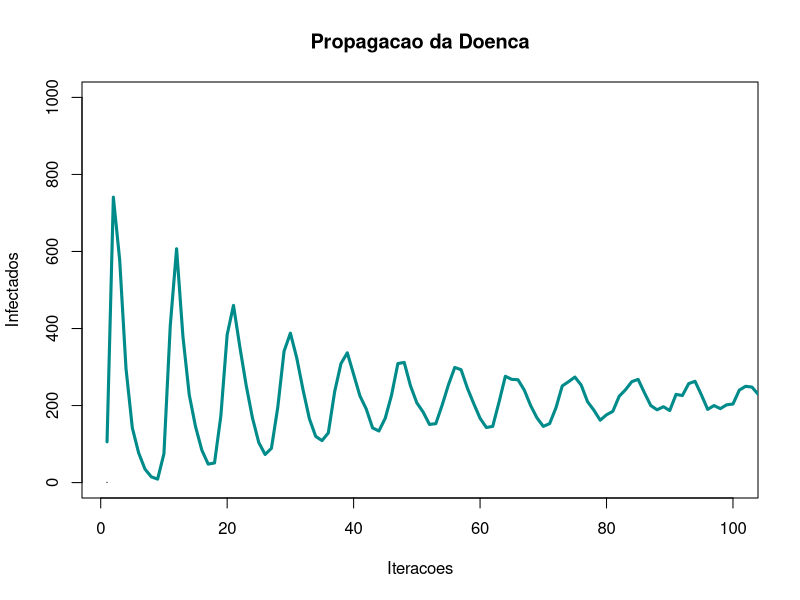

This figure's R source:
#########################################################################
# PROJETO 5 - MODELAGEM COMPUTACIONAL                                   #
# Prof. Dr. Marcos Goncalves Quiles                                     #
# Propagacao de Informacaoo - Modelo SIRS                               #
#                                                                       #
# Nomes:  Ana Julia de Oliveira Bellini			        RA: 111774          #
#	        Luiz Filipe Moraes Saldanha de Oliveira   RA: 112229          #
#	        Willian Dihanster Gomes de Oliveira       RA: 112269          #
#########################################################################

dados = read.csv("plotPropag.txt", header = FALSE)
#y = c(1:100000)
#plot(dados, ylim = c(0, 10))
#plot(dados, y)
#lines(dados)

cores = c("#FFFF00", "#FF8000", "#A9F5F2", "#008B8B", "#778899", "#0000FF", "#1C1C1C",
          "#9400D3", "#FF0000", "#32CD32")

plot((1:1), (1:1), xlim = c(1,100),
     ylim = c(0, 1000), type = 'h',
     xlab = "Iteracoes", ylab = "Infectados",
     main = "Propagacao da Doenca")

lines(dados, col = cores[4], lwd = 3)

#legend("topleft", legend = c(1:length(dados[1,])), cex = 0.6, ncol = length(dados[1,])/2, lty = 1,
 #        col = cores, lwd = 2, bty = "n")
